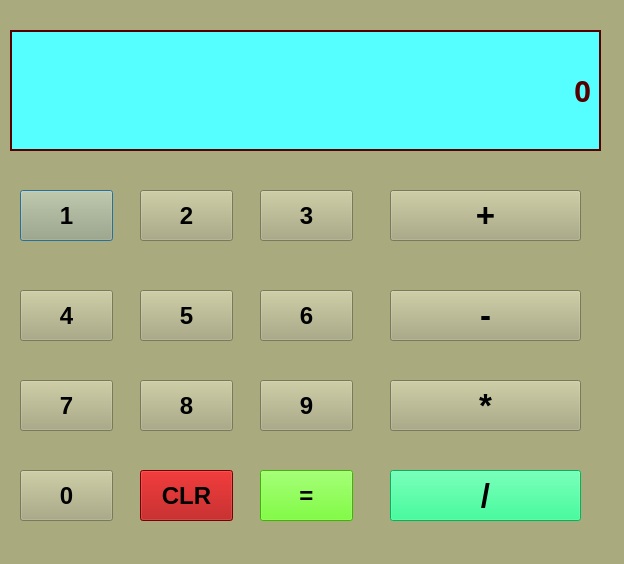
<?xml version="1.0" encoding="UTF-8"?>
<ui version="4.0">
 <class>Dialog</class>
 <widget class="QDialog" name="Dialog">
  <property name="geometry">
   <rect>
    <x>0</x>
    <y>0</y>
    <width>624</width>
    <height>564</height>
   </rect>
  </property>
  <property name="windowTitle">
   <string>Dialog</string>
  </property>
  <property name="styleSheet">
   <string notr="true">background-color: rgb(170, 170, 127);</string>
  </property>
  <widget class="QLabel" name="calculator">
   <property name="geometry">
    <rect>
     <x>10</x>
     <y>30</y>
     <width>591</width>
     <height>121</height>
    </rect>
   </property>
   <property name="font">
    <font>
     <family>Rockwell Condensed</family>
     <pointsize>22</pointsize>
     <weight>75</weight>
     <bold>true</bold>
    </font>
   </property>
   <property name="styleSheet">
    <string notr="true">background-color: rgb(85, 255, 255);
color: rgb(85, 0, 0);</string>
   </property>
   <property name="frameShape">
    <enum>QFrame::WinPanel</enum>
   </property>
   <property name="frameShadow">
    <enum>QFrame::Plain</enum>
   </property>
   <property name="lineWidth">
    <number>20</number>
   </property>
   <property name="midLineWidth">
    <number>4</number>
   </property>
   <property name="text">
    <string>0</string>
   </property>
   <property name="alignment">
    <set>Qt::AlignRight|Qt::AlignTrailing|Qt::AlignVCenter</set>
   </property>
   <property name="margin">
    <number>10</number>
   </property>
  </widget>
  <widget class="QPushButton" name="pushButton_1">
   <property name="geometry">
    <rect>
     <x>20</x>
     <y>190</y>
     <width>93</width>
     <height>51</height>
    </rect>
   </property>
   <property name="font">
    <font>
     <pointsize>18</pointsize>
     <weight>75</weight>
     <bold>true</bold>
    </font>
   </property>
   <property name="text">
    <string>1</string>
   </property>
  </widget>
  <widget class="QPushButton" name="pushButton_2">
   <property name="geometry">
    <rect>
     <x>140</x>
     <y>190</y>
     <width>93</width>
     <height>51</height>
    </rect>
   </property>
   <property name="font">
    <font>
     <pointsize>18</pointsize>
     <weight>75</weight>
     <bold>true</bold>
    </font>
   </property>
   <property name="text">
    <string>2</string>
   </property>
  </widget>
  <widget class="QPushButton" name="pushButton_3">
   <property name="geometry">
    <rect>
     <x>260</x>
     <y>190</y>
     <width>93</width>
     <height>51</height>
    </rect>
   </property>
   <property name="font">
    <font>
     <pointsize>18</pointsize>
     <weight>75</weight>
     <bold>true</bold>
    </font>
   </property>
   <property name="text">
    <string>3</string>
   </property>
  </widget>
  <widget class="QPushButton" name="pushButton_4">
   <property name="geometry">
    <rect>
     <x>390</x>
     <y>190</y>
     <width>191</width>
     <height>51</height>
    </rect>
   </property>
   <property name="font">
    <font>
     <pointsize>25</pointsize>
     <weight>75</weight>
     <bold>true</bold>
    </font>
   </property>
   <property name="text">
    <string>+</string>
   </property>
  </widget>
  <widget class="QPushButton" name="pushButton_5">
   <property name="geometry">
    <rect>
     <x>20</x>
     <y>290</y>
     <width>93</width>
     <height>51</height>
    </rect>
   </property>
   <property name="font">
    <font>
     <pointsize>18</pointsize>
     <weight>75</weight>
     <bold>true</bold>
    </font>
   </property>
   <property name="text">
    <string>4</string>
   </property>
  </widget>
  <widget class="QPushButton" name="pushButton_6">
   <property name="geometry">
    <rect>
     <x>140</x>
     <y>290</y>
     <width>93</width>
     <height>51</height>
    </rect>
   </property>
   <property name="font">
    <font>
     <pointsize>18</pointsize>
     <weight>75</weight>
     <bold>true</bold>
    </font>
   </property>
   <property name="text">
    <string>5</string>
   </property>
  </widget>
  <widget class="QPushButton" name="pushButton_7">
   <property name="geometry">
    <rect>
     <x>260</x>
     <y>290</y>
     <width>93</width>
     <height>51</height>
    </rect>
   </property>
   <property name="font">
    <font>
     <pointsize>18</pointsize>
     <weight>75</weight>
     <bold>true</bold>
    </font>
   </property>
   <property name="text">
    <string>6</string>
   </property>
  </widget>
  <widget class="QPushButton" name="pushButton_8">
   <property name="geometry">
    <rect>
     <x>390</x>
     <y>290</y>
     <width>191</width>
     <height>51</height>
    </rect>
   </property>
   <property name="font">
    <font>
     <pointsize>25</pointsize>
     <weight>75</weight>
     <bold>true</bold>
    </font>
   </property>
   <property name="text">
    <string>-</string>
   </property>
  </widget>
  <widget class="QPushButton" name="pushButton_9">
   <property name="geometry">
    <rect>
     <x>20</x>
     <y>380</y>
     <width>93</width>
     <height>51</height>
    </rect>
   </property>
   <property name="font">
    <font>
     <pointsize>18</pointsize>
     <weight>75</weight>
     <bold>true</bold>
    </font>
   </property>
   <property name="text">
    <string>7</string>
   </property>
  </widget>
  <widget class="QPushButton" name="pushButton_10">
   <property name="geometry">
    <rect>
     <x>140</x>
     <y>380</y>
     <width>93</width>
     <height>51</height>
    </rect>
   </property>
   <property name="font">
    <font>
     <pointsize>18</pointsize>
     <weight>75</weight>
     <bold>true</bold>
    </font>
   </property>
   <property name="text">
    <string>8</string>
   </property>
  </widget>
  <widget class="QPushButton" name="pushButton_11">
   <property name="geometry">
    <rect>
     <x>260</x>
     <y>380</y>
     <width>93</width>
     <height>51</height>
    </rect>
   </property>
   <property name="font">
    <font>
     <pointsize>18</pointsize>
     <weight>75</weight>
     <bold>true</bold>
    </font>
   </property>
   <property name="text">
    <string>9</string>
   </property>
  </widget>
  <widget class="QPushButton" name="pushButton_12">
   <property name="geometry">
    <rect>
     <x>390</x>
     <y>380</y>
     <width>191</width>
     <height>51</height>
    </rect>
   </property>
   <property name="font">
    <font>
     <pointsize>25</pointsize>
     <weight>75</weight>
     <bold>true</bold>
    </font>
   </property>
   <property name="text">
    <string>*</string>
   </property>
  </widget>
  <widget class="QPushButton" name="pushButton_13">
   <property name="geometry">
    <rect>
     <x>20</x>
     <y>470</y>
     <width>93</width>
     <height>51</height>
    </rect>
   </property>
   <property name="font">
    <font>
     <pointsize>18</pointsize>
     <weight>75</weight>
     <bold>true</bold>
    </font>
   </property>
   <property name="text">
    <string>0</string>
   </property>
  </widget>
  <widget class="QPushButton" name="pushButton_14">
   <property name="geometry">
    <rect>
     <x>140</x>
     <y>470</y>
     <width>93</width>
     <height>51</height>
    </rect>
   </property>
   <property name="font">
    <font>
     <pointsize>18</pointsize>
     <weight>75</weight>
     <bold>true</bold>
    </font>
   </property>
   <property name="styleSheet">
    <string notr="true">background-color: rgb(170, 0, 0);</string>
   </property>
   <property name="text">
    <string>CLR</string>
   </property>
  </widget>
  <widget class="QPushButton" name="pushButton_15">
   <property name="geometry">
    <rect>
     <x>260</x>
     <y>470</y>
     <width>93</width>
     <height>51</height>
    </rect>
   </property>
   <property name="font">
    <font>
     <pointsize>18</pointsize>
     <weight>75</weight>
     <bold>true</bold>
    </font>
   </property>
   <property name="styleSheet">
    <string notr="true">background-color: rgb(85, 255, 0);</string>
   </property>
   <property name="text">
    <string>=</string>
   </property>
  </widget>
  <widget class="QPushButton" name="pushButton_16">
   <property name="geometry">
    <rect>
     <x>390</x>
     <y>470</y>
     <width>191</width>
     <height>51</height>
    </rect>
   </property>
   <property name="font">
    <font>
     <pointsize>25</pointsize>
     <weight>75</weight>
     <bold>true</bold>
    </font>
   </property>
   <property name="styleSheet">
    <string notr="true">background-color: rgb(0, 255, 127);</string>
   </property>
   <property name="text">
    <string>/</string>
   </property>
  </widget>
 </widget>
 <resources/>
 <connections/>
</ui>
